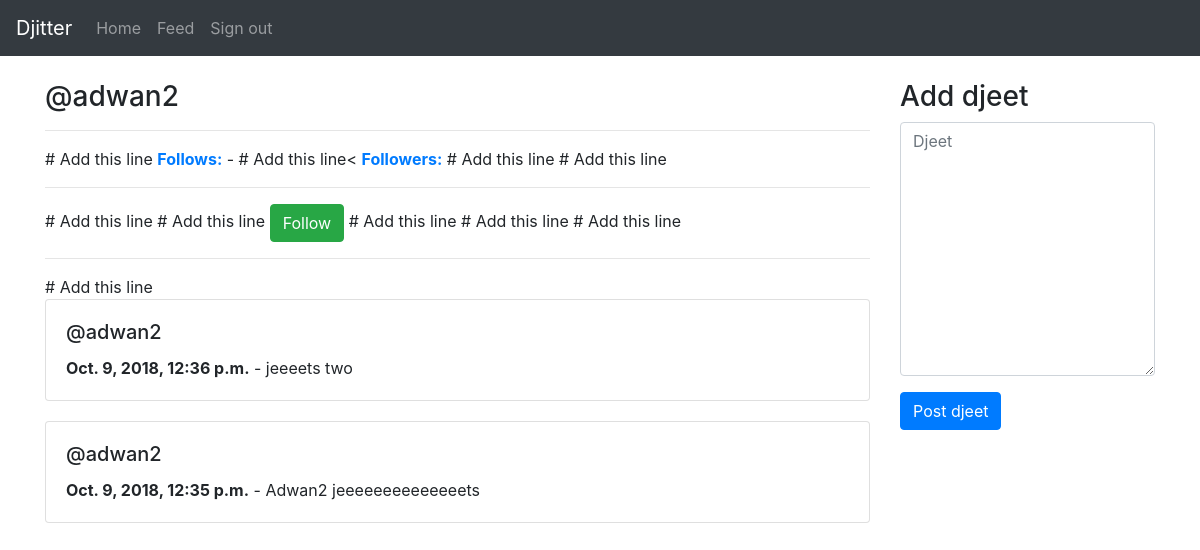
Screenshot of /adwan2/ (signed in) with the database file from the repository.
### djeet/models.py (models this page shows)
class Djeet(models.Model):
  user = models.ForeignKey(User, related_name='djeets', on_delete=models.DO_NOTHING)
  body = models.CharField(max_length=255)
  created_at = models.DateTimeField(auto_now_add=True)
  class Meta:
    ordering = ('-created_at',)

### djeeterprofile/views.py (the view)
# urls.py: path('<str:username>/', profile, name='profile'),
def profile(request, username): # Replace the old profile view with this one
  if request.user.is_authenticated:
    user = User.objects.get(username=username)
    if request.method == 'POST':
      form = DjeetForm(data=request.POST)
      if form.is_valid():
        djeet = form.save(commit=False)
        djeet.user = request.user
        djeet.save()
        redirecturl = request.POST.get('redirect', '/')
        return redirect(redirecturl)
    else:
      form = DjeetForm()
    return render(request, 'profile.html', {'form': form, 'user': user})
  else:
    return redirect('/')

### djeet/forms.py
class DjeetForm(forms.ModelForm):
  body = forms.CharField(required=True, widget=forms.widgets.Textarea(attrs={'placeholder': 'Djeet', 'class': 'form-control'}))
  class Meta:
    model = Djeet
    exclude = ('user',)

### templates/profile.html (shortened to what this page needs)
{% extends 'templates/base.html' %}
{% block main %}
<div class="row">
  <div class="col-9">
    <h3>@{{ user.username }}</h3>
    <hr> # Add this line
    <b><a href="/{{ user.username }}/follows/">Follows:</a></b> {{ user.djeeterprofile.follows.count }} -  # Add this line<
    <b><a href="/{{ user.username }}/followers/">Followers:</a></b> {{ user.djeeterprofile.followed_by.count }}  # Add this line
    {% ifnotequal request.user user %}# Add this line
      <hr> # Add this line
      {% if request.user.djeeterprofile in user.djeeterprofile.followed_by.all %} # Add this line
        <a href="/{{ user.username }}/stopfollow/" class="btn btn-danger">Stop follow</a> # Add this line
      {% else %} # Add this line
        <a href="/{{ user.username }}/follow/" class="btn btn-success">Follow</a> # Add this line
      {% endif %} # Add this line
    {% endifnotequal %}# Add this line
    <hr> # Add this line
    {% if user.djeets.all %}
      {% for djeet in user.djeets.all %}
        <div class="card" style="margin-bottom: 20px;">
          <div class="card-body">
            <h5 class="card-title">@{{ djeet.user.username }}</h5>
            <p class="card-text"><b>{{ djeet.created_at }}</b> - {{ djeet.body }}</p>
          </div>
        </div>
      {% endfor %}
    {% else %}
      <p>No djeets yet!</p>
    {% endif %}
  </div>
  <div class="col-3">
    <h3>Add djeet</h3>
    <form action="." method="post">
      {% for field in form %}
        <div class="form-group">
          {{ field }}
        </div>
      {% endfor %}
      <input type="submit" value="Post djeet" class="btn btn-primary">
    </form>
  </div>
</div>
{% endblock %}

### rows the page displays
Djeet: user.username "adwan2", created_at "Oct. 9, 2018, 12:36 p.m.", body "jeeeets two"
Djeet: user.username "adwan2", created_at "Oct. 9, 2018, 12:35 p.m.", body "Adwan2 jeeeeeeeeeeeeeets"

### other values shown
{{ user.username }} "adwan2"
